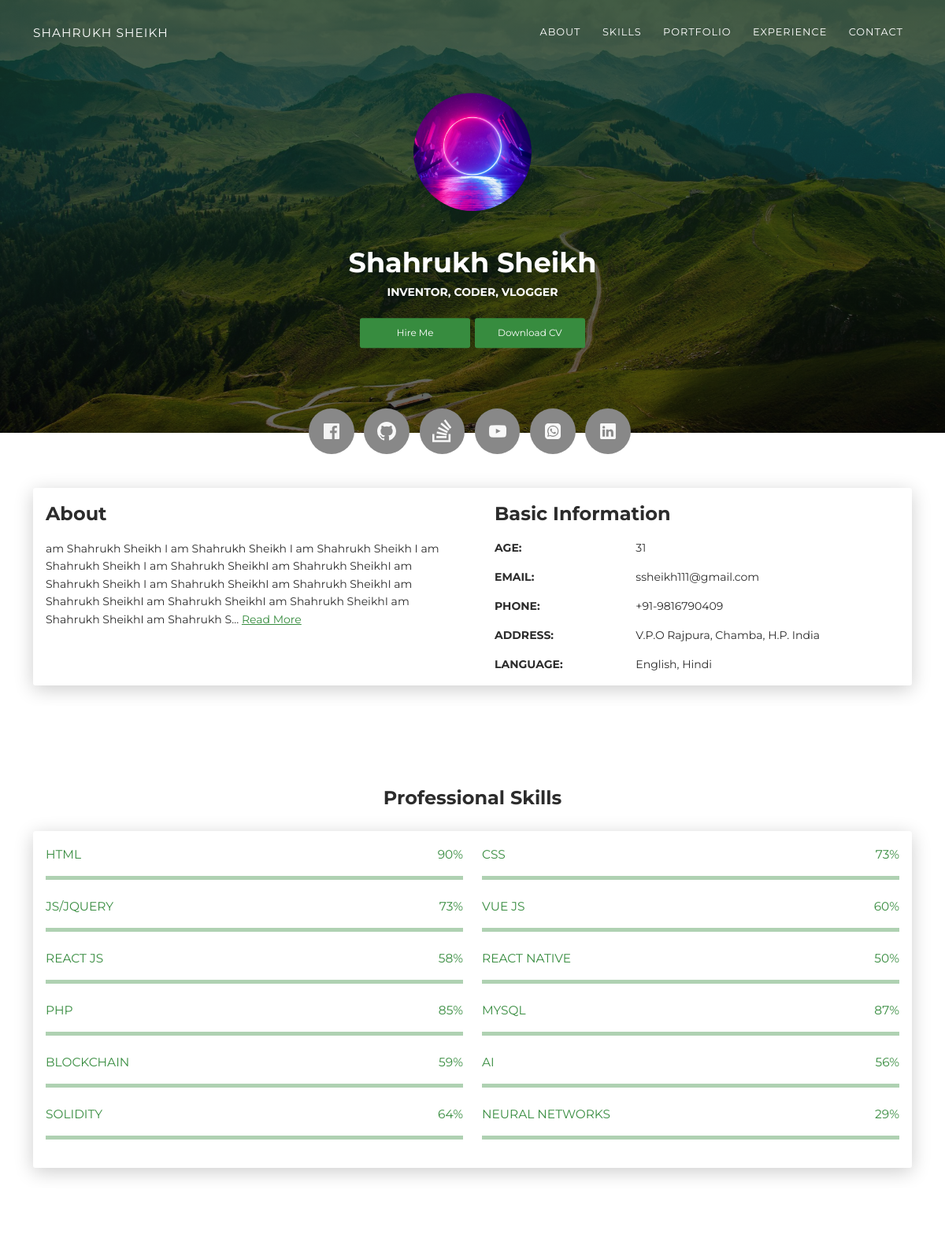
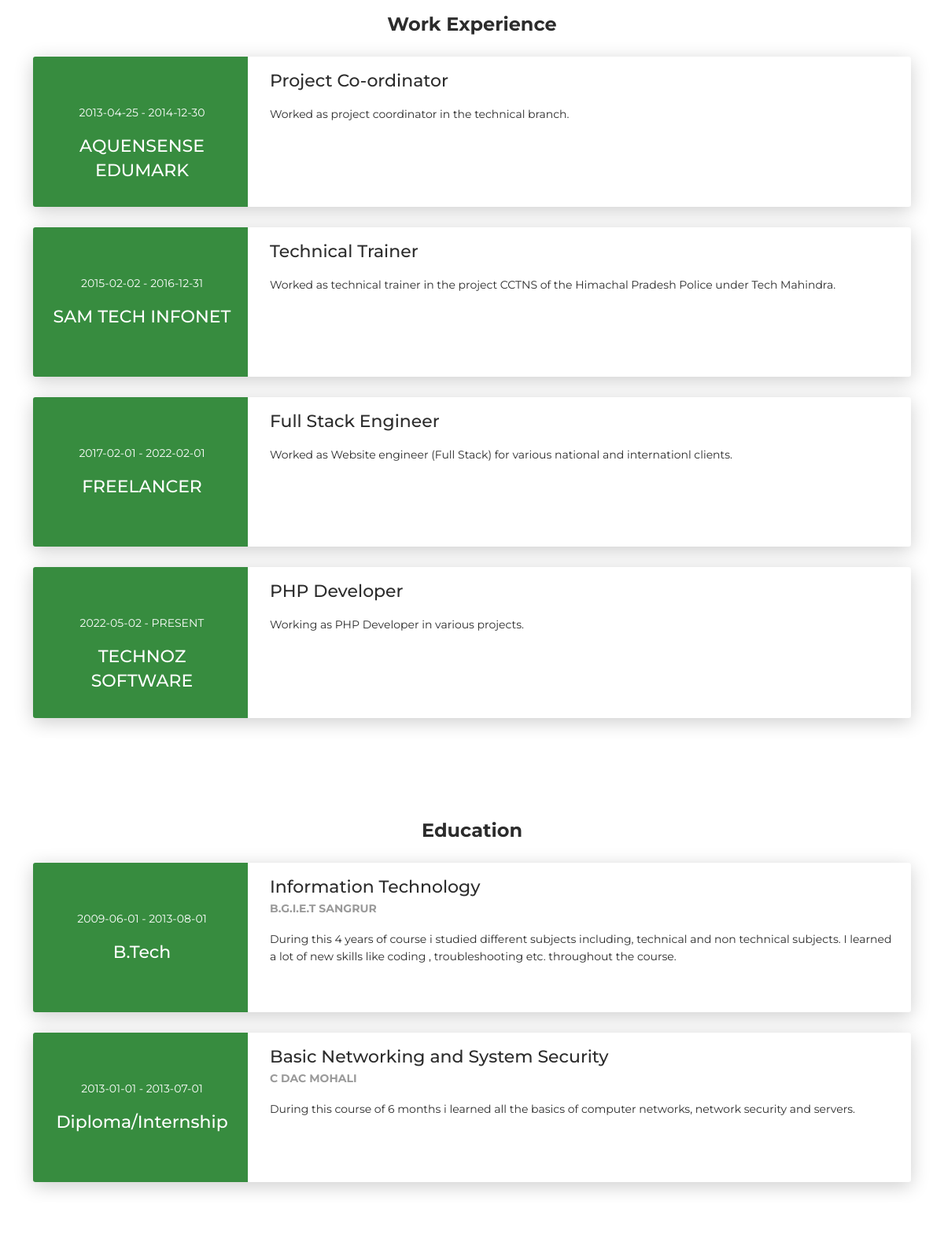
The page / (upper part) on the database its author committed (2 pictures, top to bottom).
### tables this page shows
CREATE TABLE IF NOT EXISTS `app_setting` (
  `app_id` int(255) NOT NULL AUTO_INCREMENT,
  `app_name` varchar(255) DEFAULT NULL,
  `app_admin_logo` text,
  `admin_favicon` text,
  `site_logo` text,
  `site_favicon` text,
  `banner_image` varchar(255) DEFAULT NULL,
  `page_title_prefix` varchar(255) DEFAULT NULL,
  `website_url` varchar(255) DEFAULT NULL,
  `email` varchar(255) DEFAULT NULL,
  `phone` varchar(255) DEFAULT NULL,
  `site_description` text,
  `tagline` varchar(255) DEFAULT NULL,
  `keywords` varchar(255) DEFAULT NULL,
  `sidebar_variant` varchar(255) DEFAULT NULL,
  `admin_panel_theme` varchar(255) DEFAULT NULL,
  `status` int(4) NOT NULL DEFAULT '1',
  `dob` varchar(255) DEFAULT NULL,
  `address` varchar(255) DEFAULT NULL,
  `languages` varchar(255) DEFAULT NULL,
  PRIMARY KEY (`app_id`)
);

CREATE TABLE IF NOT EXISTS `social_profiles` (
  `social_id` int(255) NOT NULL AUTO_INCREMENT,
  `user_id` int(255) NOT NULL,
  `name` varchar(255) NOT NULL,
  `icon` text NOT NULL,
  `url` varchar(255) DEFAULT NULL,
  `color` varchar(255) DEFAULT NULL,
  `status` int(10) NOT NULL DEFAULT '1',
  PRIMARY KEY (`social_id`)
);

CREATE TABLE IF NOT EXISTS `app_icons` (
  `icon_id` int(255) NOT NULL AUTO_INCREMENT,
  `icon_name` varchar(255) NOT NULL,
  `icon` longtext NOT NULL,
  `status` int(10) NOT NULL DEFAULT '1',
  PRIMARY KEY (`icon_id`)
);

CREATE TABLE IF NOT EXISTS `skills` (
  `skill_id` int(255) NOT NULL AUTO_INCREMENT,
  `skill_name` varchar(255) NOT NULL,
  `user_id` int(255) NOT NULL,
  `skill_level` int(255) NOT NULL,
  `status` int(10) NOT NULL DEFAULT '1',
  PRIMARY KEY (`skill_id`)
);

CREATE TABLE IF NOT EXISTS `experience` (
  `experience_id` int(255) NOT NULL AUTO_INCREMENT,
  `user_id` int(255) NOT NULL,
  `company_name` varchar(255) NOT NULL,
  `title` varchar(255) NOT NULL,
  `description` varchar(255) NOT NULL,
  `from` varchar(255) NOT NULL,
  `to` varchar(255) NOT NULL,
  `status` int(10) NOT NULL DEFAULT '1',
  PRIMARY KEY (`experience_id`)
);

CREATE TABLE IF NOT EXISTS `education` (
  `education_id` int(255) NOT NULL AUTO_INCREMENT,
  `user_id` int(255) NOT NULL,
  `course` varchar(255) NOT NULL,
  `title` varchar(255) NOT NULL,
  `college` varchar(255) NOT NULL,
  `description` varchar(255) NOT NULL,
  `from` varchar(255) NOT NULL,
  `to` varchar(255) NOT NULL,
  `status` int(10) NOT NULL DEFAULT '1',
  PRIMARY KEY (`education_id`)
);

### config.php (called while the page is built, shortened)
<?php
require_once("class/ClassDb.php");
include("class/ClassQuery.php");
$db_query = new Query();
include("controller/Methods.php");
$methods = new Methods();
$web_setting = $db_query->fetch_object("select * from app_setting where app_id=1");
$profile_data = $methods->fetchProfile();
?>

### class/ClassDb.php (called while the page is built, shortened)
<?php
class DB
{
    public $link = null;
    public function __construct()
    {
        try {
            $this->link = new mysqli(DB_HOST, DB_USER, DB_PASS, DB_NAME);
            $this->link->set_charset("utf8");
        } catch (Exception $e) {
            die('Unable to connect to database');
        }
    }
    public function fetch_object($query, $object = false)
    {
        $row = $this->link->query($query);
        if ($this->link->error) {
            $this->log_db_errors($this->link->error, $query);
            return false;
        } else {
            $r = (!$object) ? $row->fetch_object() : $row->fetch_row();
            return $r;
        }
    }
    public function runQuery($query, $object = false)
    {
        $results = $this->link->query($query);
        if ($this->link->error) {
            $this->log_db_errors($this->link->error, $query);
            return false;
        } else {
            $row = array();
            while ($r = (!$object) ? $results->fetch_assoc() : $results->fetch_object()) {
                $row[] = $r;
            }
            return $row;
        }
    }
}

### class/ClassQuery.php (called while the page is built, shortened)
<?php
class Query
{
  function __construct()
  {
    $this->db = new DB();
  }
  function icon_front($id){
    $icon = $this->filter($id);
    $i = $this->runQuery("SELECT * FROM app_icons WHERE icon_id='".$icon."' LIMIT 1");
    return html_entity_decode($i[0]['icon']);
  }
  function calculateYearDifference($date_1 , $date_2 , $differenceFormat = '%y' )
  {
    $datetime1 = date_create($date_1);
    $datetime2 = date_create($date_2);
    $interval = date_diff($datetime1, $datetime2);
    return $interval->format($differenceFormat);
  }
  function filter($data)
  {
    $data = trim($data);
    $data = stripslashes($data);
    $data = htmlspecialchars($data);
    return $data;
  }
  function runQuery($query)
  {
    $object = $this->db->runQuery($query);
    return $object;
  }
  function fetch_object($sql)
  {
    $object = $this->db->fetch_object($sql);
    return $object;
  }
}
?>

### controller/Methods.php (the view, shortened to what this page needs)
<?php
class Methods{
	function __construct(){
	  $this->db_query = new Query();
	}
  function fetchProfile(){
    $profile = array();
    $user_details = $this->db_query->runQuery("SELECT admin_id,admin_profile_pic from admin WHERE status='1'");
    $social_profile = $this->db_query->runQuery("SELECT * FROM social_profiles WHERE user_id='".$user_details[0]['admin_id']."'");
    $fetch_skills = $this->db_query->runQuery("SELECT * FROM skills WHERE user_id='".$user_details[0]['admin_id']."'");
    $skills = '<div class="row">';
    foreach($fetch_skills as $s){
      $skills .='<div class="col-md-6" style="page-break-inside: avoid !important;">
      <div class="progress-container progress-primary"><span class="progress-badge">'.$s['skill_name'].'</span>
          <div class="progress">
              <div class="progress-bar progress-bar-primary" data-aos="progress-full" data-aos-offset="10" data-aos-duration="2000" role="progressbar" aria-valuenow="'.$s['skill_level'].'" aria-valuemin="0" aria-valuemax="100" style="width: '.$s['skill_level'].'%;"></div><span class="progress-value">'.$s['skill_level'].'%</span>
          </div>
      </div>
      </div>';
    }
    $skills .='</div>';
    $fetch_education = $this->db_query->runQuery("SELECT * FROM education WHERE user_id='".$user_details[0]['admin_id']."'");
    $education = '';
    foreach($fetch_education as $e){
      $education .='<div class="card" style="page-break-inside: avoid !important;">
      <div class="row">
          <div class="col-md-3 bg-primary" data-aos="fade-right" data-aos-offset="50" data-aos-duration="500">
              <div class="card-body cc-education-header">
                  <p>'.$e['from'].' - '.$e['to'].'</p>
                  <div class="h5">'.$e['course'].'</div>
              </div>
          </div>
          <div class="col-md-9" data-aos="fade-left" data-aos-offset="50" data-aos-duration="500">
              <div class="card-body">
                  <div class="h5">'.$e['title'].'</div>
                  <p class="category">'.$e['college'].'</p>
                  <p>'.$e['description'].'</p>
              </div>
          </div>
          </div>
      </div>';
    }
    $fetch_experience = $this->db_query->runQuery("SELECT * FROM experience WHERE user_id='".$user_details[0]['admin_id']."'");
    $experience = '';
    foreach($fetch_experience as $ex){
      $experience .='<div class="card" style="page-break-inside: avoid !important;">
      <div class="row">
          <div class="col-md-3 bg-primary" data-aos="fade-right" data-aos-offset="50" data-aos-duration="500">
              <div class="card-body cc-experience-header">
                  <p>'.$ex['from'].' - '.$ex['to'].'</p>
                  <div class="h5">'.$ex['company_name'].'</div>
              </div>
          </div>
          <div class="col-md-9" data-aos="fade-left" data-aos-offset="50" data-aos-duration="500">
              <div class="card-body">
                  <div class="h5">'.$ex['title'].'</div>
                  <p>'.$ex['description'].'</p>
              </div>
          </div>
        </div>
      </div>';
    }
    $profile['social_icons'] = $social_profile;
    $profile['user_basic_details'] = $user_details;
    $profile['skills'] = $skills;
    $profile['education'] = $education;
    $profile['experience'] = $experience;
	 	return $profile;
  }
}
?>

### includes/introduction.php (shortened to what this page needs)
<div class="profile-page">
    <div class="wrapper">
        <div class="page-header page-header-small" filter-color="green">
            <div class="container">
                <div class="content-center">
                    <div class="cc-profile-image"><a href="#"><img src="<?php echo BASEPATH.'/assets/images/'.$profile_data['user_basic_details'][0]['admin_profile_pic']; ?>" alt="Image" /></a></div>
                    <div class="h2 title"><?php echo APP_NAME; ?></div>
                    <p class="category text-white"><?php echo $web_setting->tagline; ?></p>
                    <a class="btn btn-primary smooth-scroll mr-2" href="#contact" data-aos="zoom-in" data-aos-anchor="data-aos-anchor">Hire Me</a>
                    <a class="btn btn-primary" href="<?php echo BASEPATH.'/resume-download/'; ?>" target="_BLANK" data-aos="zoom-in" data-aos-anchor="data-aos-anchor">Download CV</a>
                </div>
            </div>
            <div class="section">
                <div class="container">
                    <div class="button-container">
                        <?php foreach($profile_data['social_icons'] as $icons){ ?>
                            <a class="btn btn-default btn-round btn-lg btn-icon d-inline-flex align-items-center justify-content-center" style="color:<?php echo $icons['color']; ?>; "  href="<?php echo $icons['url']; ?>" target="_BLANK" rel="tooltip" title="<?php echo $icons['name'] ?>">
                                <?php echo $db_query->icon_front($icons['icon']); ?>
                            </a>
                        <?php } ?>
                    </div>
                </div>
            </div>
        </div>
    </div>
</div>

### includes/about.php
<div class="section" id="about">
    <div class="container">
        <div class="card" data-aos="fade-up" data-aos-offset="10">
            <div class="row">
                <div class="col-lg-6 col-md-12">
                    <div class="card-body">
                        <div class="h4 mt-0 title">About</div>
                        <p id="about_text" class="read_more"></p>
                    </div>
                </div>
                <div class="col-lg-6 col-md-12">
                    <div class="card-body">
                        <div class="h4 mt-0 title">Basic Information</div>
                        <div class="row">
                            <div class="col-sm-4"><strong class="text-uppercase">Age:</strong></div>
                            <div class="col-sm-8"><?php echo $db_query->calculateYearDifference(date('Y-m-d'),$web_setting->dob); ?></div>
                        </div>
                        <div class="row mt-3">
                            <div class="col-sm-4"><strong class="text-uppercase">Email:</strong></div>
                            <div class="col-sm-8"><?php echo $web_setting->email; ?></div>
                        </div>
                        <div class="row mt-3">
                            <div class="col-sm-4"><strong class="text-uppercase">Phone:</strong></div>
                            <div class="col-sm-8"><?php echo $web_setting->phone; ?></div>
                        </div>
                        <div class="row mt-3">
                            <div class="col-sm-4"><strong class="text-uppercase">Address:</strong></div>
                            <div class="col-sm-8"><?php echo $web_setting->address; ?></div>
                        </div>
                        <div class="row mt-3">
                            <div class="col-sm-4"><strong class="text-uppercase">Language:</strong></div>
                            <div class="col-sm-8"><?php echo $web_setting->languages; ?></div>
                        </div>
                    </div>
                </div>
            </div>
        </div>
    </div>
</div>

### assets/css/custom.css (style rules this page uses)
body { background-color: aquamarine; }

### rows shown on the page
app_setting: tagline "INVENTOR, CODER, VLOGGER", email "ssheikh111@gmail.com", phone "+91-9816790409", address "V.P.O Rajpura, Chamba, H.P. India", languages "English, Hindi"
skills: skill_name "HTML", skill_level "90"
skills: skill_name "CSS", skill_level "73"
skills: skill_name "JS/JQUERY", skill_level "73"
skills: skill_name "VUE JS", skill_level "60"
skills: skill_name "REACT JS", skill_level "58"
skills: skill_name "REACT NATIVE", skill_level "50"
skills: skill_name "PHP", skill_level "85"
skills: skill_name "MYSQL", skill_level "87"
skills: skill_name "BLOCKCHAIN", skill_level "59"
skills: skill_name "AI", skill_level "56"
skills: skill_name "SOLIDITY", skill_level "64"
skills: skill_name "NEURAL NETWORKS", skill_level "29"
experience: from "2013-04-25", to "2014-12-30", company_name "AQUENSENSE EDUMARK", title "Project Co-ordinator", description "Worked as project coordinator in the technical branch."
experience: from "2015-02-02", to "2016-12-31", company_name "SAM TECH INFONET", title "Technical Trainer", description "Worked as technical trainer in the project CCTNS of the Himachal Pradesh Police under Tech Mahindra."
experience: from "2017-02-01", to "2022-02-01", company_name "FREELANCER", title "Full Stack Engineer", description "Worked as Website engineer (Full Stack) for various national and internationl clients."
experience: from "2022-05-02", to "PRESENT", company_name "TECHNOZ SOFTWARE", title "PHP Developer", description "Working as PHP Developer in various projects."
education: from "2009-06-01", to "2013-08-01", course "B.Tech", title "Information Technology", college "B.G.I.E.T SANGRUR", description "During this 4 years of course i studied different subjects including, technical and non technical subjects. I learned a lot of new skills like coding , troubleshooting etc. throughout the course."
education: from "2013-01-01", to "2013-07-01", course "Diploma/Internship", title "Basic Networking and System Security", college "C DAC MOHALI", description "During this course of 6 months i learned all the basics of computer networks, network security and servers."

### other values the page prints
APP_NAME "SHAHRUKH SHEIKH"
APP_NAME "Shahrukh Sheikh"
